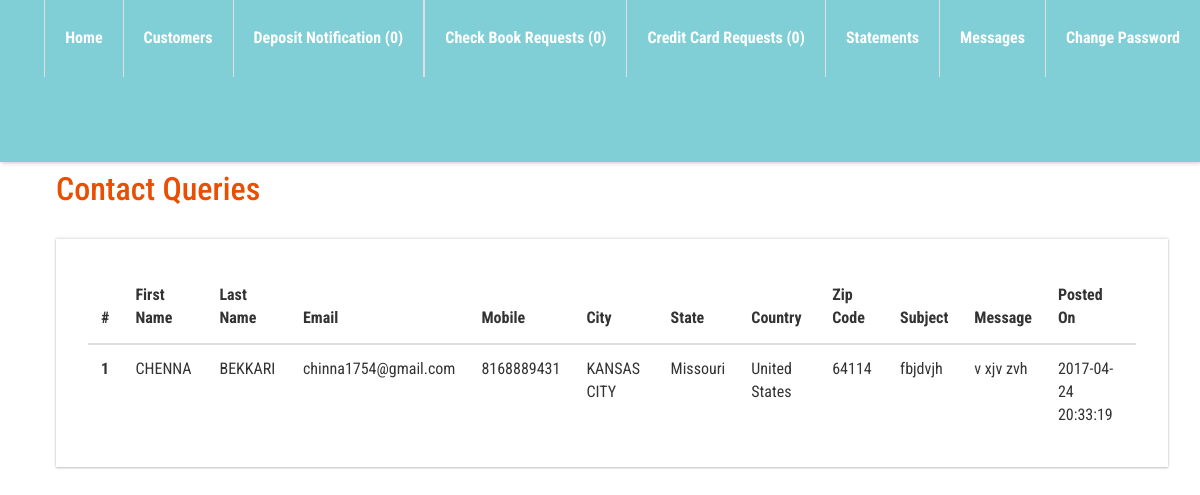
Screenshot of /bank/contactQueries.php with the database file from the repository.
### tables this page shows
CREATE TABLE `contactus` (
  `id` int(11) NOT NULL,
  `firstname` varchar(250) NOT NULL,
  `lastname` varchar(250) NOT NULL,
  `email` varchar(250) NOT NULL,
  `mobile` varchar(15) NOT NULL,
  `address` text NOT NULL,
  `city` varchar(250) NOT NULL,
  `state` varchar(250) NOT NULL,
  `country` varchar(250) NOT NULL,
  `zipcode` varchar(5) NOT NULL,
  `subject` text NOT NULL,
  `message` text NOT NULL,
  `posted_on` datetime NOT NULL DEFAULT CURRENT_TIMESTAMP
);

### bank/contactQueries.php (the view, shortened to what this page needs)
<?php
include_once 'adminstratorHeader.php';
?>
<div class="main-content" style="margin-top: 5%;margin-left: 2%;">
     <?php include 'adminTop.php'; ?>
    <div id="page-wrapper" style="background: #fff; width:100%;">
        <div class="main-page">
            <div class="tables">
                <h3 class="title1">Contact Queries</h3>
                <?php
                $strSQL = "SELECT * FROM contactus order by posted_on desc";
                $rs = mysql_query($strSQL);
                if (mysql_num_rows($rs) == 0) {
                    ?>
                    <div class="alert alert-info" id="danger-alert">
                        <button type="button" class="close" data-dismiss="alert">×</button>
                        <strong> There is no Queries Posted. </strong>
                    </div>
                    <?php } else {
                    ?>
                    <div class="table-responsive bs-example widget-shadow" data-example-id="contextual-table">
                        <table class="table">
                            <thead>
                                <tr>
                                    <th>#</th>
                                    <th>First Name</th>
                                    <th>Last Name</th>
                                    <th>Email</th>
                                    <th>Mobile</th>
                                    <th>City</th>
                                    <th>State</th>
                                    <th>Country</th>
                                    <th>Zip Code</th>
                                    <th>Subject</th>
                                    <th>Message</th>
                                    <th>Posted On</th>
                                </tr>
                            </thead>
                            <tbody>
                                <?php
                                 $i = 1;
                                while ($row = mysql_fetch_array($rs)) {
                                    ?>
                                    <tr>
                                        <th scope="row"><?php echo $i; ?></th>
                                        <td><?php echo $row['firstname']; ?></td>
                                          <td><?php echo $row['lastname']; ?></td>
                                        <td><?php echo $row['email']; ?></td>
                                        <td><?php echo $row['mobile']; ?></td>
                                         <td><?php echo $row['city']; ?></td>
                                          <td><?php echo $row['state']; ?></td>
                                           <td><?php echo $row['country']; ?></td>
                                            <td><?php echo $row['zipcode']; ?></td>
                                        <td><?php echo $row['subject']; ?></td>
                                        <td><?php echo $row['message']; ?></td>
                                        <td><?php echo $row['posted_on']; ?></td>
                                    </tr>
                                    <?php
                                    $i++;
                                }
                                ?>
                            </tbody>
                        </table>
                    </div>
                    <?php
                }
                ?>
            </div>
        </div>
    </div>
</div>
<?php include_once 'adminstratorFooter.php'; ?>

### bank/adminstratorHeader.php (shortened to what this page needs)
<!DOCTYPE HTML>
<html>
    <head>
        <link href="css/bootstrap.css" rel='stylesheet' type='text/css' />
        <link href="css/style.css" rel='stylesheet' type='text/css' />
        <link href="css/font-awesome.css" rel="stylesheet">
        <link href="css/animate.css" rel="stylesheet" type="text/css" media="all">
        <link href="css/custom.css" rel="stylesheet">
    </head>
    <body class="cbp-spmenu-push cbp-spmenu-push-toright">

### bank/adminTop.php (shortened to what this page needs)
<div class="sticky-header header-section " style="height: 20%;background:#80ced6;">
    <div class="header-right" style="float:right;">
        <div class="profile_details_left">
            <ul class="nofitications">
                <li class="dropdown head-dpdn">
                    <a href="#" class="dropdown-toggle" data-toggle="dropdown" aria-expanded="false" style="font-size: 16 px;font-weight: bolder;padding-left: 20px;padding-right: 20px;color: #fff;">Home
                    </a>
                </li>
                <li class="dropdown head-dpdn">
                    <a href="#" class="dropdown-toggle" data-toggle="dropdown" aria-expanded="false" style="font-size: 16px;font-weight: bolder;padding-left: 20px;padding-right: 20px;color: #fff;">Customers
                    </a>
                </li>
                <?php
        $strSQL = "SELECT count(id) as depositcount from transactions where admin_approve='Not Notified' and deposit_withdraw_transfer='Deposit'";
        $rs = mysql_query($strSQL);
        $row = mysql_fetch_array($rs);
    ?>
                <li class="dropdown head-dpdn">
                    <a href="listDepositsAdmin.php" class="active" style="font-size: 16px;font-weight: bolder;padding-left: 20px;padding-right: 20px;color: #fff;">Deposit Notification (<?php echo $row['depositcount'] ?>)</a>
                </li>
                 <?php
        $strSQL = "SELECT count(id) as checkcount from chequebooks where admin_response='Not Approved'";
        $rs = mysql_query($strSQL);
        $row = mysql_fetch_array($rs);
    ?>
                 <li class="dropdown head-dpdn">
                    <a href="chequeBooksAdmin.php" class="active" style="font-size: 16px;font-weight: bolder;padding-left: 20px;padding-right: 20px;color: #fff;">Check Book Requests (<?php echo $row['checkcount'] ?>)</a>
                </li>
                 <?php
        $strSQL = "SELECT count(id) as creditcount from creditcards where admin_response='Not Approved'";
        $rs = mysql_query($strSQL);
        $row = mysql_fetch_array($rs);
    ?>
                 <li class="dropdown head-dpdn">
                    <a href="creditCardAdmin.php" class="active" style="font-size: 16px;font-weight: bolder;padding-left: 20px;padding-right: 20px;color: #fff;">Credit Card Requests (<?php echo $row['creditcount']  ?>)</a>
                </li>
                <li class="dropdown head-dpdn">
                    <a href="#" class="dropdown-toggle" data-toggle="dropdown" aria-expanded="false" style="font-size: 16px;font-weight: bolder;padding-left: 20px;padding-right: 20px;color: #fff;">Statements
                    </a>
                </li>
              <li class="dropdown head-dpdn">
                    <a href="contactQueries.php" class="active" style="font-size: 16px;font-weight: bolder;padding-left: 20px;padding-right: 20px;color: #fff;">Messages</a>
                </li>
                <li class="dropdown head-dpdn">
                    <a href="changePassword.php" class="active" style="font-size: 16px;font-weight: bolder;padding-left: 20px;padding-right: 20px;color: #fff;">Change Password</a>
                </li>
            </ul>
            <div class="clearfix"> </div>
        </div>
    </div>
    <div class="clearfix"> </div>
</div>

### bank/adminstratorFooter.php (shortened to what this page needs)
    </body>
</html>

### bank/css/style.css (style rules this page uses)
h4, h5, h6, h1, h2, h3 { margin: 0; }
ul, ol { margin: 0; }
html, body { font-family: 'Roboto Condensed', sans-serif; font-size: 100%; overflow-x: hidden; background: #fff; }
body a { transition: 0.5s all ease; -webkit-transition: 0.5s all ease; -moz-transition: 0.5s all ease; -o-transition: 0.5s all ease; -ms-transition: 0.5s all ease; text-decoration:none; }
h1,h2,h3,h4,h5,h6 { margin:0; }
ul,label { margin:0; padding:0; }
.main-content { position: relative; }
.sticky-header { position: fixed; top: 0; left:0px; width: 100%; z-index: 100; }
.header-section { background:#FFF; box-shadow: 1px 1px 4px rgba(0, 0, 0, 0.21); -webkit-box-shadow: 1px 1px 4px rgba(0, 0, 0, 0.21); -moz-box-shadow: 1px 1px 4px rgba(0, 0, 0, 0.21); -o-box-shadow: 1px 1px 4px rgba(0, 0, 0, 0.21); }
.header-section::after { clear: both; display: block; content: ''; }
.header-right { float: right; }
.cbp-spmenu-push { overflow-x: hidden; position: relative; }
.cbp-spmenu-push-toright { left: 0; }
.cbp-spmenu, .cbp-spmenu-push { -webkit-transition: all 0.3s ease; -moz-transition: all 0.3s ease; transition: all 0.3s ease; }
.cbp-spmenu-push div#page-wrapper { margin: 0 0 0 19.3em; transition:.5s all; -webkit-transition:.5s all; -moz-transition:.5s all; }
.cbp-spmenu-push.cbp-spmenu-push-toright div#page-wrapper { margin: 0; }
.profile_details_left { float: left; }
li.dropdown.head-dpdn { display: inline-block; padding: 1.7em 0; border-left: 1px solid #E0E0E0; float: left; }
li.dropdown.head-dpdn:nth-child(3) { border-right: 1px solid #E0E0E0; }
li.dropdown.head-dpdn a.dropdown-toggle { padding: 1.7em 2em; }
.widget-shadow { background-color: #fff; box-shadow: 0 -1px 3px rgba(0,0,0,.12),0 1px 2px rgba(0,0,0,.24); -webkit-box-shadow: 0 -1px 3px rgba(0,0,0,.12),0 1px 2px rgba(0,0,0,.24); -moz-box-shadow: 0 -1px 3px rgba(0,0,0,.12),0 1px 2px rgba(0,0,0,.24); }
h3.title1 { font-size: 2em; color: #e94e02; margin-bottom: 0.8em; }
.table > thead > tr > th, .table > tbody > tr > th, .table > tfoot > tr > th, .table > thead > tr > td, .table > tbody > tr > td, .table > tfoot > tr > td { border-top: none; }
.tables .panel-body ,.tables .bs-example { padding: 2em 2em 0.5em; }
.tables .table > thead > tr > th, .tables .table > tbody > tr > th, .tables .table > tfoot > tr > th, .tables .table > thead > tr > td, .tables .table > tbody > tr > td, .tables .table > tfoot > tr > td { padding: 13px; border-top: 1px solid #E0E0E0; }
.bs-example { margin-top: 2em; }

### bank/css/custom.css (style rules this page uses)
#page-wrapper { padding:7em 2em 2.5em; background-color: #F1F1F1; }

### rows the page displays
contactus: firstname "CHENNA", lastname "BEKKARI", email "chinna1754@gmail.com", mobile "8168889431", city "KANSAS CITY", state "Missouri", country "United States", zipcode "64114", subject "fbjdvjh", message "v xjv zvh", posted_on "2017-04-24 20:33:19"

### other values shown
$row['depositcount'] "0"
$row['checkcount'] "0"
$row['creditcount'] "0"
